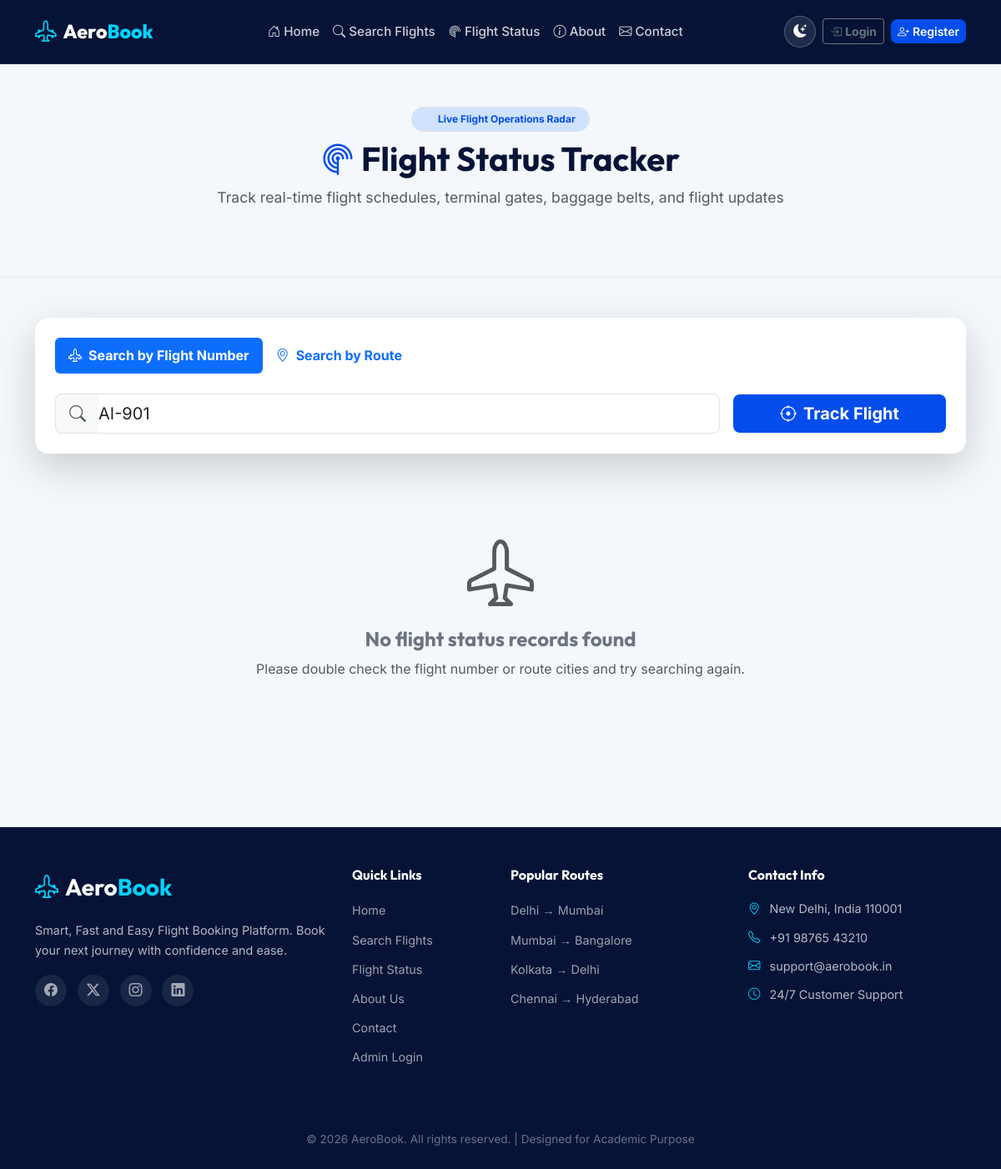
Page /flight-status.php?flight_no=AI-901 on the earlier database version.
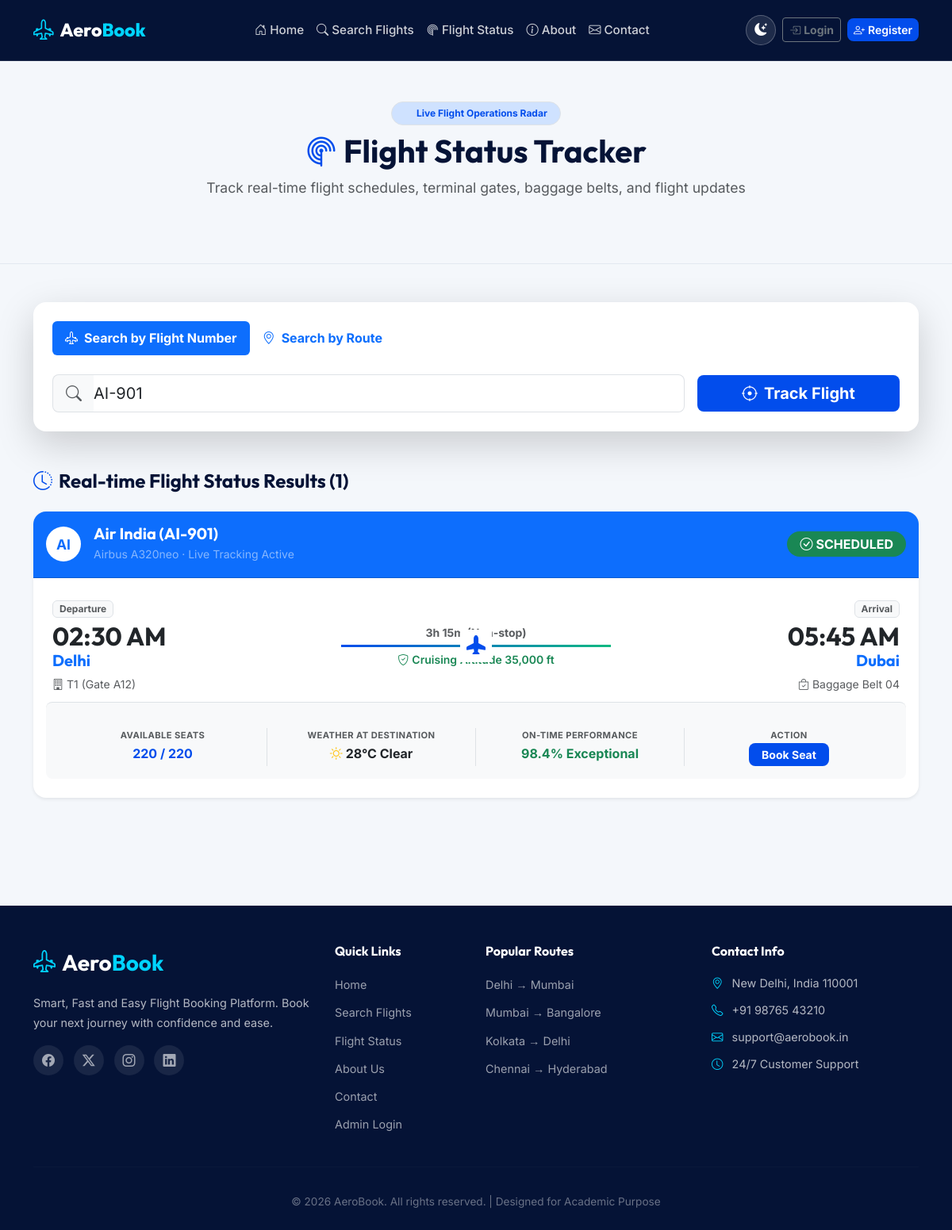
Same page on the later database version.
### tables this page shows
CREATE TABLE IF NOT EXISTS flights (
    flight_id INT AUTO_INCREMENT PRIMARY KEY,
    airline_name VARCHAR(100) NOT NULL,
    flight_number VARCHAR(20) NOT NULL UNIQUE,
    source VARCHAR(100) NOT NULL,
    destination VARCHAR(100) NOT NULL,
    departure_time DATETIME NOT NULL,
    arrival_time DATETIME NOT NULL,
    total_seats INT NOT NULL DEFAULT 180,
    seats_available INT NOT NULL DEFAULT 180,
    price DECIMAL(10, 2) NOT NULL,
    status ENUM('Scheduled', 'Delayed', 'Cancelled', 'Completed') DEFAULT 'Scheduled',
    created_at TIMESTAMP DEFAULT CURRENT_TIMESTAMP
);

### includes/functions.php (called while the page is built, shortened)
<?php
function formatTime($datetime) {
    return date('h:i A', strtotime($datetime));
}
function calcDuration($departure, $arrival) {
    $dep = new DateTime($departure);
    $arr = new DateTime($arrival);
    $diff = $dep->diff($arr);
    return $diff->h . 'h ' . $diff->i . 'm';
}
function airlineInitials($name) {
    return strtoupper(substr($name, 0, 2));
}

### flight-status.php (the view, shortened to what the rows shown need)
<?php
require_once 'includes/header.php';
require_once 'includes/helpers.php';
$flight_query = trim($_GET['flight_no'] ?? '');
$route_source = trim($_GET['source'] ?? '');
$route_dest = trim($_GET['destination'] ?? '');
$flight_status_data = null;
$searched = false;
if (!empty($flight_query) || (!empty($route_source) && !empty($route_dest))) {
    $searched = true;
    if (!empty($flight_query)) {
        $param = '%' . $flight_query . '%';
        $stmt = mysqli_prepare($conn, "SELECT * FROM flights WHERE flight_number LIKE ? OR airline_name LIKE ? ORDER BY departure_time ASC LIMIT 5");
        mysqli_stmt_bind_param($stmt, "ss", $param, $param);
    } else {
        $stmt = mysqli_prepare($conn, "SELECT * FROM flights WHERE source=? AND destination=? ORDER BY departure_time ASC LIMIT 5");
        mysqli_stmt_bind_param($stmt, "ss", $route_source, $route_dest);
    }
    mysqli_stmt_execute($stmt);
    $res = mysqli_stmt_get_result($stmt);
    $flight_status_data = mysqli_fetch_all($res, MYSQLI_ASSOC);
}
$terminals = ['T1 (Gate A12)', 'T2 (Gate B08)', 'T3 (Gate C22)'];
$belts = ['Baggage Belt 04', 'Baggage Belt 07', 'Baggage Belt 02'];
?>
<div class="page-header text-center">
    <div class="container">
        <h1 class="fw-bold"><i class="bi bi-radar me-2 text-accent"></i>Flight Status Tracker</h1>
    </div>
</div>
<div class="container py-5">
    <?php if ($searched): ?>
        <?php if (!empty($flight_status_data)): ?>
            <?php foreach ($flight_status_data as $flight):
                $random_t = $terminals[$flight['flight_id'] % 3];
                $random_b = $belts[$flight['flight_id'] % 3];
                $st = $flight['status'];
                $status_class = ($st === 'Delayed') ? 'bg-warning text-dark' : (($st === 'Cancelled') ? 'bg-danger' : 'bg-success');
            ?>
            <div class="card border-0 shadow-sm rounded-4 mb-4 overflow-hidden">
                <div class="card-header bg-primary text-white p-3 d-flex justify-content-between align-items-center">
                    <div class="d-flex align-items-center gap-3">
                        <div class="airline-logo bg-white text-primary rounded-circle fw-bold d-flex align-items-center justify-content-center" style="width: 44px; height: 44px; font-size: 1.1rem;">
                            <?php echo airlineInitials($flight['airline_name']); ?>
                        </div>
                        <div>
                            <h5 class="mb-0 fw-bold"><?php echo htmlspecialchars($flight['airline_name']); ?> (<?php echo htmlspecialchars($flight['flight_number']); ?>)</h5>
                            <small class="text-white-50">Airbus A320neo · Live Tracking Active</small>
                        </div>
                    </div>
                    <span class="badge <?php echo $status_class; ?> px-3 py-2 fs-6 rounded-pill fw-bold">
                        <i class="bi bi-check-circle me-1"></i><?php echo strtoupper($st); ?>
                    </span>
                </div>
                <div class="card-body p-4">
                    <div class="row align-items-center mb-4">
                        <div class="col-md-4 text-center text-md-start mb-3 mb-md-0">
                            <span class="badge bg-light text-muted border px-2 py-1 mb-1">Departure</span>
                            <h2 class="fw-extrabold mb-0"><?php echo formatTime($flight['departure_time']); ?></h2>
                            <h5 class="fw-bold text-primary mb-1"><?php echo htmlspecialchars($flight['source']); ?></h5>
                            <small class="text-muted"><i class="bi bi-building me-1"></i><?php echo $random_t; ?></small>
                        </div>
                        <div class="col-md-4 text-center mb-3 mb-md-0">
                            <small class="text-muted fw-bold d-block mb-1"><?php echo calcDuration($flight['departure_time'], $flight['arrival_time']); ?> (Non-stop)</small>
                            <div class="position-relative d-flex align-items-center justify-content-center">
                                <i class="bi bi-airplane-fill position-absolute text-accent fs-4" style="background: white; padding: 0 8px;"></i>
                            </div>
                            <small class="text-success fw-semibold mt-1 d-block"><i class="bi bi-shield-check me-1"></i>Cruising Altitude 35,000 ft</small>
                        </div>
                        <div class="col-md-4 text-center text-md-end">
                            <span class="badge bg-light text-muted border px-2 py-1 mb-1">Arrival</span>
                            <h2 class="fw-extrabold mb-0"><?php echo formatTime($flight['arrival_time']); ?></h2>
                            <h5 class="fw-bold text-primary mb-1"><?php echo htmlspecialchars($flight['destination']); ?></h5>
                            <small class="text-muted"><i class="bi bi-bag-check me-1"></i><?php echo $random_b; ?></small>
                        </div>
                    </div>
                    <div class="row g-3 pt-3 border-top bg-light rounded-3 p-3 text-center">
                        <div class="col-6 col-md-3 border-end">
                            <small class="text-muted d-block uppercase-label">Available Seats</small>
                            <span class="fw-bold text-accent fs-6"><?php echo $flight['seats_available']; ?> / <?php echo $flight['total_seats']; ?></span>
                        </div>
                        <div class="col-6 col-md-3 border-end">
                            <small class="text-muted d-block uppercase-label">Weather at Destination</small>
                            <span class="fw-bold text-dark fs-6"><i class="bi bi-sun text-warning me-1"></i>28°C Clear</span>
                        </div>
                        <div class="col-6 col-md-3 border-end">
                            <small class="text-muted d-block uppercase-label">On-Time Performance</small>
                            <span class="fw-bold text-success fs-6">98.4% Exceptional</span>
                        </div>
                        <div class="col-6 col-md-3">
                            <small class="text-muted d-block uppercase-label">Action</small>
                            <a href="flight-details.php?id=<?php echo $flight['flight_id']; ?>" class="btn btn-sm btn-accent fw-bold px-3">Book Seat</a>
                        </div>
                    </div>
                </div>
            </div>
            <?php endforeach; ?>
        <?php endif; ?>
    <?php endif; ?>
</div>
<?php require_once 'includes/footer.php'; ?>

Differences in the rows shown:
added flights: airline_name "AI", airline_name "Air India", flight_number "AI-901", status "SCHEDULED", departure_time "02:30 AM", source "Delhi", flight_id "T1 (Gate A12)", departure_time+arrival_time "3h 15m", arrival_time "05:45 AM", destination "Dubai", flight_id "Baggage Belt 04", seats_available "220", total_seats "220"
Other differences:
count($flight_status_data): (not shown) → "1"
text no longer shown: "No flight status records found Please double check the flight number or route cities and try searching again."
text now shown: "Real-time Flight Status Results ( )"
